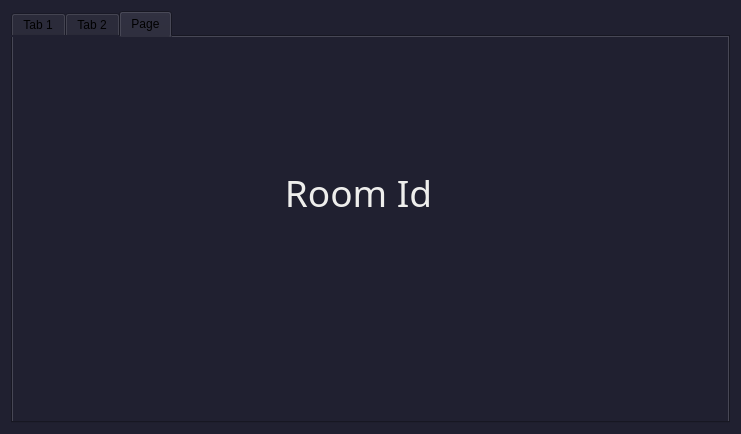
<?xml version="1.0" encoding="UTF-8"?>
<ui version="4.0">
 <class>onlineGame</class>
 <widget class="QDialog" name="onlineGame">
  <property name="geometry">
   <rect>
    <x>0</x>
    <y>0</y>
    <width>741</width>
    <height>434</height>
   </rect>
  </property>
  <property name="windowTitle">
   <string>Dialog</string>
  </property>
  <property name="styleSheet">
   <string notr="true">background-color: #202030;</string>
  </property>
  <layout class="QHBoxLayout" name="horizontalLayout">
   <item>
    <widget class="QTabWidget" name="tabWidget">
     <property name="styleSheet">
      <string notr="true"/>
     </property>
     <property name="currentIndex">
      <number>2</number>
     </property>
     <widget class="QWidget" name="tab">
      <attribute name="title">
       <string>Tab 1</string>
      </attribute>
      <layout class="QHBoxLayout" name="horizontalLayout_2">
       <item>
        <widget class="QPushButton" name="cRoomBtn">
         <property name="minimumSize">
          <size>
           <width>56</width>
           <height>100</height>
          </size>
         </property>
         <property name="font">
          <font>
           <family>Imprint MT Shadow</family>
           <pointsize>-1</pointsize>
           <italic>false</italic>
           <bold>false</bold>
          </font>
         </property>
         <property name="styleSheet">
          <string notr="true">QPushButton
{
    color: #b1b1b1;
    background-color: QLinearGradient( x1: 0, y1: 0, x2: 0, y2: 1, stop: 0 #565656, stop: 0.1 #525252, stop: 0.5 #4e4e4e, stop: 0.9 #4a4a4a, stop: 1 #464646);
    border-width: 3px;
    border-color: #0023F5;
    border-style: solid;
    border-radius: 6;
    padding: 3px;
    font-size: 38px;
    padding-left: 5px;
    padding-right: 5px;
    min-width: 40px;
}

QPushButton:pressed
{
    background-color: QLinearGradient( x1: 0, y1: 0, x2: 0, y2: 1, stop: 0 #2d2d2d, stop: 0.1 #2b2b2b, stop: 0.5 #292929, stop: 0.9 #282828, stop: 1 #252525);
}

QComboBox
{
    selection-background-color: #ffaa00;
    background-color: QLinearGradient( x1: 0, y1: 0, x2: 0, y2: 1, stop: 0 #565656, stop: 0.1 #525252, stop: 0.5 #4e4e4e, stop: 0.9 #4a4a4a, stop: 1 #464646);

    border: 1px solid #1e1e1e;
    border-radius: 5;
}

QComboBox:hover,QPushButton:hover
{
    border: 2px solid QLinearGradient( x1: 0, y1: 0, x2: 0, y2: 1, stop: 0 #ffa02f, stop: 1 #d7801a);
}
</string>
         </property>
         <property name="text">
          <string>Create Room</string>
         </property>
        </widget>
       </item>
       <item>
        <widget class="QPushButton" name="jRoomBtn">
         <property name="minimumSize">
          <size>
           <width>56</width>
           <height>100</height>
          </size>
         </property>
         <property name="font">
          <font>
           <family>Imprint MT Shadow</family>
           <pointsize>-1</pointsize>
          </font>
         </property>
         <property name="styleSheet">
          <string notr="true">QPushButton
{
    color: #b1b1b1;
    background-color: QLinearGradient( x1: 0, y1: 0, x2: 0, y2: 1, stop: 0 #565656, stop: 0.1 #525252, stop: 0.5 #4e4e4e, stop: 0.9 #4a4a4a, stop: 1 #464646);
    border-width: 3px;
    border-color: #3A8524 ;
    border-style: solid;
    border-radius: 6;
    padding: 3px;
    font-size: 38px;
    padding-left: 5px;
    padding-right: 5px;
    min-width: 40px;
}

QPushButton:pressed
{
    background-color: QLinearGradient( x1: 0, y1: 0, x2: 0, y2: 1, stop: 0 #2d2d2d, stop: 0.1 #2b2b2b, stop: 0.5 #292929, stop: 0.9 #282828, stop: 1 #252525);
}

QComboBox
{
    selection-background-color: #ffaa00;
    background-color: QLinearGradient( x1: 0, y1: 0, x2: 0, y2: 1, stop: 0 #565656, stop: 0.1 #525252, stop: 0.5 #4e4e4e, stop: 0.9 #4a4a4a, stop: 1 #464646);
    border-style: solid;
    border: 1px solid #1e1e1e;
    border-radius: 5;
}

QComboBox:hover,QPushButton:hover
{
    border: 2px solid QLinearGradient( x1: 0, y1: 0, x2: 0, y2: 1, stop: 0 #ffa02f, stop: 1 #d7801a);
}
</string>
         </property>
         <property name="text">
          <string>Join Room</string>
         </property>
        </widget>
       </item>
      </layout>
     </widget>
     <widget class="QWidget" name="tab_2">
      <attribute name="title">
       <string>Tab 2</string>
      </attribute>
      <widget class="QPushButton" name="goBackBtn_1">
       <property name="geometry">
        <rect>
         <x>0</x>
         <y>0</y>
         <width>60</width>
         <height>60</height>
        </rect>
       </property>
       <property name="styleSheet">
        <string notr="true">background-image: url(:/Image/chees_images/icons8-back-arrow-48.png) ;
background-repeat: no-repeat;
background-position: center;</string>
       </property>
       <property name="text">
        <string/>
       </property>
       <property name="flat">
        <bool>true</bool>
       </property>
      </widget>
      <widget class="QWidget" name="horizontalLayoutWidget">
       <property name="geometry">
        <rect>
         <x>60</x>
         <y>120</y>
         <width>581</width>
         <height>141</height>
        </rect>
       </property>
       <layout class="QHBoxLayout" name="horizontalLayout_3">
        <item>
         <widget class="QLineEdit" name="getID">
          <property name="minimumSize">
           <size>
            <width>0</width>
            <height>48</height>
           </size>
          </property>
          <property name="font">
           <font>
            <pointsize>18</pointsize>
            <italic>true</italic>
            <bold>true</bold>
           </font>
          </property>
          <property name="inputMask">
           <string/>
          </property>
          <property name="text">
           <string/>
          </property>
          <property name="frame">
           <bool>true</bool>
          </property>
          <property name="echoMode">
           <enum>QLineEdit::EchoMode::Password</enum>
          </property>
          <property name="placeholderText">
           <string>Enter Room ID</string>
          </property>
         </widget>
        </item>
        <item>
         <widget class="QPushButton" name="submitBtn">
          <property name="minimumSize">
           <size>
            <width>48</width>
            <height>48</height>
           </size>
          </property>
          <property name="maximumSize">
           <size>
            <width>48</width>
            <height>16777215</height>
           </size>
          </property>
          <property name="styleSheet">
           <string notr="true">background-image: url(:/Image/chees_images/submit.png) ;
background-repeat: no-repeat;
background-position: center;</string>
          </property>
          <property name="text">
           <string/>
          </property>
          <property name="flat">
           <bool>true</bool>
          </property>
         </widget>
        </item>
       </layout>
      </widget>
     </widget>
     <widget class="QWidget" name="tab_3">
      <attribute name="title">
       <string>Page</string>
      </attribute>
      <widget class="QPushButton" name="goBackBtn_2">
       <property name="geometry">
        <rect>
         <x>0</x>
         <y>0</y>
         <width>60</width>
         <height>60</height>
        </rect>
       </property>
       <property name="styleSheet">
        <string notr="true">background-image: url(:/Image/chees_images/icons8-back-arrow-48.png) ;
background-repeat: no-repeat;
background-position: center;</string>
       </property>
       <property name="text">
        <string/>
       </property>
       <property name="flat">
        <bool>true</bool>
       </property>
      </widget>
      <widget class="QWidget" name="verticalLayoutWidget">
       <property name="geometry">
        <rect>
         <x>90</x>
         <y>100</y>
         <width>511</width>
         <height>225</height>
        </rect>
       </property>
       <layout class="QVBoxLayout" name="verticalLayout">
        <item>
         <widget class="QLabel" name="label">
          <property name="font">
           <font>
            <family>Ravie</family>
            <pointsize>28</pointsize>
            <italic>false</italic>
            <bold>false</bold>
           </font>
          </property>
          <property name="styleSheet">
           <string notr="true">color:rgb(238, 238, 236) ;</string>
          </property>
          <property name="text">
           <string>Room Id</string>
          </property>
          <property name="alignment">
           <set>Qt::AlignmentFlag::AlignCenter</set>
          </property>
         </widget>
        </item>
        <item>
         <widget class="QLabel" name="setID">
          <property name="font">
           <font>
            <family>Wide Latin</family>
            <pointsize>28</pointsize>
            <italic>false</italic>
            <bold>false</bold>
           </font>
          </property>
          <property name="text">
           <string/>
          </property>
          <property name="alignment">
           <set>Qt::AlignmentFlag::AlignCenter</set>
          </property>
         </widget>
        </item>
       </layout>
      </widget>
     </widget>
    </widget>
   </item>
  </layout>
 </widget>
 <resources/>
 <connections/>
</ui>
